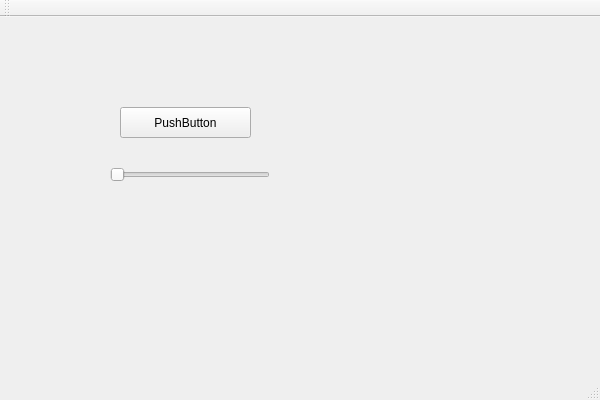
<?xml version="1.0" encoding="UTF-8"?>
<ui version="4.0">
 <class>testStyleSheetClass</class>
 <widget class="QMainWindow" name="testStyleSheetClass">
  <property name="geometry">
   <rect>
    <x>0</x>
    <y>0</y>
    <width>600</width>
    <height>400</height>
   </rect>
  </property>
  <property name="windowTitle">
   <string>testStyleSheet</string>
  </property>
  <widget class="QWidget" name="centralWidget">
   <widget class="QPushButton" name="pushButton">
    <property name="geometry">
     <rect>
      <x>120</x>
      <y>90</y>
      <width>131</width>
      <height>31</height>
     </rect>
    </property>
    <property name="text">
     <string>PushButton</string>
    </property>
   </widget>
   <widget class="QSlider" name="horizontalSlider">
    <property name="geometry">
     <rect>
      <x>110</x>
      <y>150</y>
      <width>160</width>
      <height>16</height>
     </rect>
    </property>
    <property name="orientation">
     <enum>Qt::Horizontal</enum>
    </property>
   </widget>
  </widget>
  <widget class="QMenuBar" name="menuBar">
   <property name="geometry">
    <rect>
     <x>0</x>
     <y>0</y>
     <width>600</width>
     <height>21</height>
    </rect>
   </property>
  </widget>
  <widget class="QToolBar" name="mainToolBar">
   <attribute name="toolBarArea">
    <enum>TopToolBarArea</enum>
   </attribute>
   <attribute name="toolBarBreak">
    <bool>false</bool>
   </attribute>
  </widget>
  <widget class="QStatusBar" name="statusBar"/>
 </widget>
 <layoutdefault spacing="6" margin="11"/>
 <resources>
  <include location="testStyleSheet.qrc"/>
 </resources>
 <connections/>
</ui>
